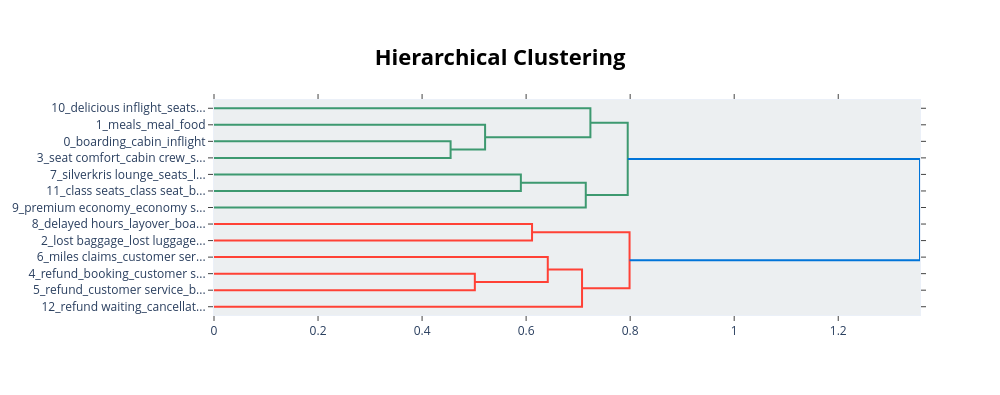

Notebook cell for this chart:
### Markdown cell above
According to the following hierarchical cluster diagram and heatmap, we can see which topics are more similar to each other. This allows us to identify how to merge similar clusters together for subsequent analyses.

### Code cell
topic_model.visualize_hierarchy()

### Figure 1 — Plotly figure (JSON) as saved in the notebook; plotly's stock layout.template omitted (floating-point values rounded to 4 significant figures)
{"data": [{"hoverinfo": "text", "marker": {"color": "rgb(61,153,112)"}, "mode": "lines", "type": "scatter", "x": [0, 0.4548, 0.4548, 0], "xaxis": "x", "y": [-25, -25, -35, -35], "yaxis": "y"}, {"hoverinfo": "text", "marker": {"color": "rgb(61,153,112)"}, "mode": "lines", "type": "scatter", "x": [0, 0.5211, 0.5211, 0.4548], "xaxis": "x", "y": [-15, -15, -30, -30], "yaxis": "y"}, {"hoverinfo": "text", "marker": {"color": "rgb(61,153,112)"}, "mode": "lines", "type": "scatter", "x": [0, 0.7236, 0.7236, 0.5211], "xaxis": "x", "y": [-5, -5, -22.5, -22.5], "yaxis": "y"}, {"hoverinfo": "text", "marker": {"color": "rgb(61,153,112)"}, "mode": "lines", "type": "scatter", "x": [0, 0.5899, 0.5899, 0], "xaxis": "x", "y": [-45, -45, -55, -55], "yaxis": "y"}, {"hoverinfo": "text", "marker": {"color": "rgb(61,153,112)"}, "mode": "lines", "type": "scatter", "x": [0.5899, 0.7147, 0.7147, 0], "xaxis": "x", "y": [-50, -50, -65, -65], "yaxis": "y"}, {"hoverinfo": "text", "marker": {"color": "rgb(61,153,112)"}, "mode": "lines", "type": "scatter", "x": [0.7236, 0.7953, 0.7953, 0.7147], "xaxis": "x", "y": [-13.75, -13.75, -57.5, -57.5], "yaxis": "y"}, {"hoverinfo": "text", "marker": {"color": "rgb(255,65,54)"}, "mode": "lines", "type": "scatter", "x": [0, 0.6114, 0.6114, 0], "xaxis": "x", "y": [-75, -75, -85, -85], "yaxis": "y"}, {"hoverinfo": "text", "marker": {"color": "rgb(255,65,54)"}, "mode": "lines", "type": "scatter", "x": [0, 0.5014, 0.5014, 0], "xaxis": "x", "y": [-105, -105, -115, -115], "yaxis": "y"}, {"hoverinfo": "text", "marker": {"color": "rgb(255,65,54)"}, "mode": "lines", "type": "scatter", "x": [0, 0.6416, 0.6416, 0.5014], "xaxis": "x", "y": [-95, -95, -110, -110], "yaxis": "y"}, {"hoverinfo": "text", "marker": {"color": "rgb(255,65,54)"}, "mode": "lines", "type": "scatter", "x": [0.6416, 0.7075, 0.7075, 0], "xaxis": "x", "y": [-102.5, -102.5, -125, -125], "yaxis": "y"}, {"hoverinfo": "text", "marker": {"color": "rgb(255,65,54)"}, "mode": "lines", "type": "scatter", "x": [0.6114, 0.7989, 0.7989, 0.7075], "xaxis": "x", "y": [-80, -80, -113.8, -113.8], "yaxis": "y"}, {"hoverinfo": "text", "marker": {"color": "rgb(0,116,217)"}, "mode": "lines", "type": "scatter", "x": [0.7953, 1.357, 1.357, 0.7989], "xaxis": "x", "y": [-35.62, -35.62, -96.88, -96.88], "yaxis": "y"}], "layout": {"autosize": false, "height": 395, "hoverlabel": {"bgcolor": "white", "font": {"family": "Rockwell", "size": 16}}, "hovermode": "closest", "plot_bgcolor": "#ECEFF1", "showlegend": false, "title": {"font": {"color": "Black", "size": 22}, "text": "<b>Hierarchical Clustering</b>", "x": 0.5, "xanchor": "center", "yanchor": "top"}, "width": 1000, "xaxis": {"mirror": "allticks", "rangemode": "tozero", "showgrid": false, "showline": true, "showticklabels": true, "ticks": "outside", "type": "linear", "zeroline": false}, "yaxis": {"mirror": "allticks", "range": [-130, 0], "rangemode": "tozero", "showgrid": false, "showline": true, "showticklabels": true, "tickmode": "array", "ticks": "outside", "ticktext": ["10_delicious inflight_seats...", "1_meals_meal_food", "0_boarding_cabin_inflight", "3_seat comfort_cabin crew_s...", "7_silverkris lounge_seats_l...", "11_class seats_class seat_b...", "9_premium economy_economy s...", "8_delayed hours_layover_boa...", "2_lost baggage_lost luggage...", "6_miles claims_customer ser...", "4_refund_booking_customer s...", "5_refund_customer service_b...", "12_refund waiting_cancellat..."], "tickvals": [-5, -15, -25, -35, -45, -55, -65, -75, -85, -95, -105, -115, -125], "type": "linear", "zeroline": false}}}
